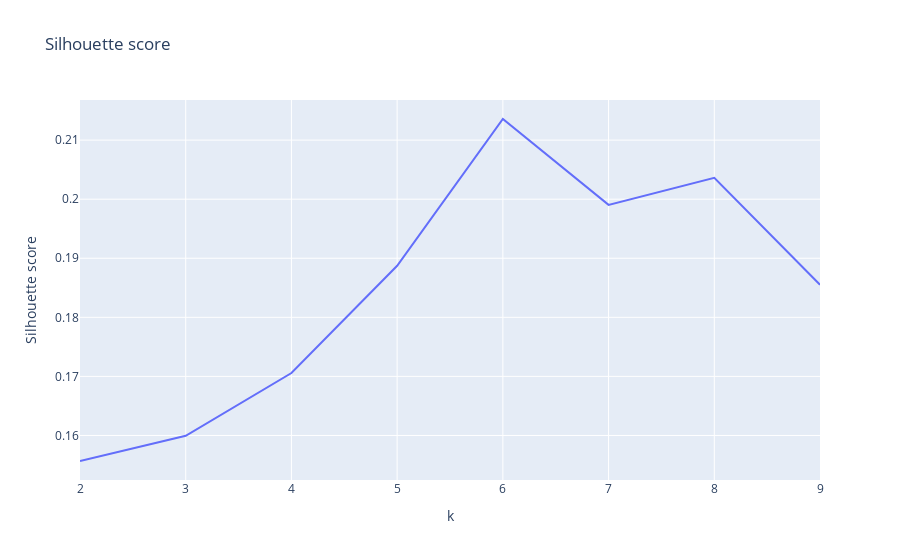

Notebook source saved alongside this figure:
### Code cell
silhouette_scores = []

for k in range(2, 10):
    kmeans = KMeans(n_clusters=k, random_state=42, init="random", n_init="auto")
    kmeans.fit(df_cluster_product_ss)
    silhouette_scores.append(silhouette_score(df_cluster_product_ss, kmeans.labels_))

fig = px.line(
    x=range(2, 10),
    y=silhouette_scores,
    title="Silhouette score",
    labels={"x": "k", "y": "Silhouette score"},
)
fig.show()

### Figure 1 — Plotly figure (JSON) as saved in the notebook; plotly's stock layout.template omitted (floating-point values rounded to 4 significant figures)
{"data": [{"hovertemplate": "k=%{x}<br>Silhouette score=%{y}<extra></extra>", "legendgroup": "", "line": {"color": "#636efa", "dash": "solid"}, "mode": "lines", "name": "", "orientation": "v", "showlegend": false, "type": "scatter", "x": [2, 3, 4, 5, 6, 7, 8, 9], "xaxis": "x", "y": [0.1557, 0.1599, 0.1706, 0.1887, 0.2136, 0.199, 0.2036, 0.1855], "yaxis": "y"}], "layout": {"legend": {"tracegroupgap": 0}, "title": {"text": "Silhouette score"}, "xaxis": {"anchor": "y", "domain": [0, 1], "title": {"text": "k"}}, "yaxis": {"anchor": "x", "domain": [0, 1], "title": {"text": "Silhouette score"}}}}
